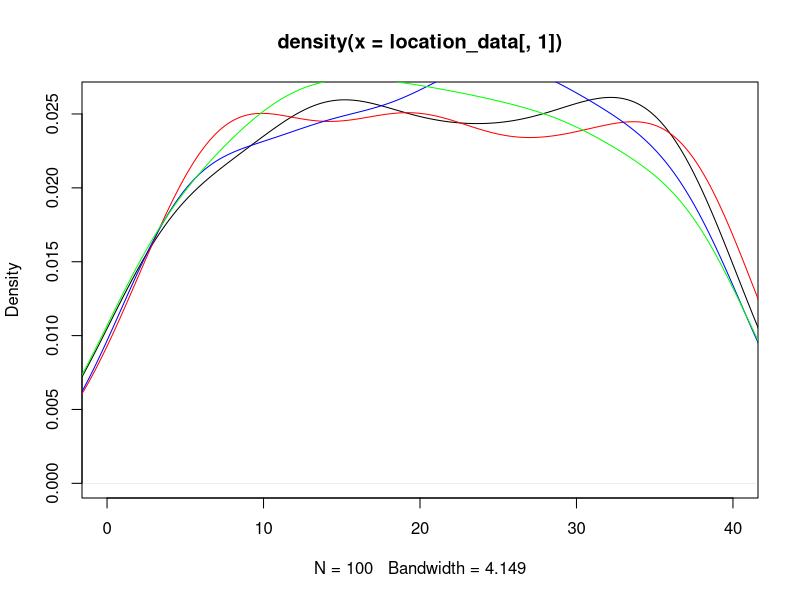
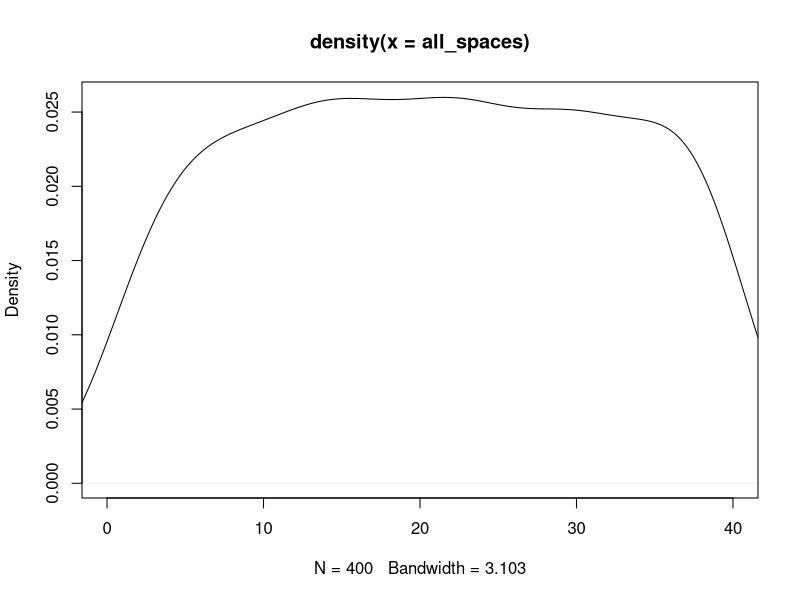

Generate these figures, in order, with R: (Note: this script raises an error after producing the figures.)
## ---- chunk 1
knitr::opts_chunk$set(echo = TRUE)
## ---- chunk 2
#libraries
library(dplyr)
library(ggplot2)
## ---- chunk 3
#Kayleigh
##LET'S GET MOVING

monopolyBoard <- read.csv("MonopolyBoard.csv", header = T)
monopolyBoard

# Using dice rolls to determine where a player will land on the board
#input: "location"; a number 1-40; where the player is on the board
#output: the amount of spaces the player will move until they are on their new location

#note that this is only accounting for standard dice rolls, no special rules yet...

lets_move = function(location) {
  dice_roll_1 <- sample(1:6, 1, replace = TRUE)
  dice_roll_2 <- sample(1:6, 1, replace = TRUE)
  
  roll_total <- sum(dice_roll_1, dice_roll_2)
  roll_double <- dice_roll_1 == dice_roll_2
  
    location = location + roll_total
    
  if (location <= 40) {
    location = location
  } else {
    location = location - 40
  }
  
  space = monopolyBoard$name[monopolyBoard$spaces == location]
  
  print("You're moving forward...")
  print(roll_total)
  
  print("You're on space...")
  print(location)
  
  #print(space) #This prints out the name of the space that they land on. 
}

#testers
lets_move(1)
lets_move(25)
lets_move(38)
lets_move(40)



#A function to move players around the board and to play Monopoly!
#input: "turns"; the amount of turns we should take
#output: a player's new location on the board

lets_play = function(turns) {
  location = 1
  print("Starting Location: GO!")
  for (i in 1:turns) {
    location = lets_move(location)
  }
  print("You've landed on...")
  return(location)
}



lets_play(10) #tester #in this example if you look at a reference monopoly board and "walk" your way around the board with each move being the number in each output, you'll land on the space on the board corresponding to the final output (when counting "GO" as 1 and/or 40) 

#testers 
#"lets_move" and "lets_play" have both been edited to print out phrases for each roll and move to make it easier to determine how the player is moving. 
#"You're moving forward..." gives the player's roll
#"You're on space..." is the players position after 1 turn/"lets_move"
  # Later try to switch this print statement to the name of the spot that the player is on 
#"You've landed on..." gives the final location after running "lets_play" for "x" turns.
  # Later try to switch this print statement to the name of the spot that the player is on 

lets_play(3)
lets_play(10)

## ---- chunk 4
##DOUBLE DOWN

##WORK IN PROGRESS

#A function using dice rolls to determine how many spaces a player will move with the additional rules for "doubles" in Monopoly
#input: "location"; a number 1-40 where the player is on the board
#outut: the number of spaces the player will move on the board, with the special case of rolling three "doubles" and landing in jail
double_down = function(location) {
  dice_roll_1 <- sample(1:6, 1, replace = TRUE)
  dice_roll_2 <- sample(1:6, 1, replace = TRUE)
  
  roll_total <- sum(dice_roll_1, dice_roll_2)
  roll_double <- dice_roll_1 == dice_roll_2
  
  print("roll was")
  print(roll_total)
    
  if (roll_double) {
    
    dice_roll_3 <- sample(1:6, 1, replace = TRUE)
    dice_roll_4 <- sample(1:6, 1, replace = TRUE)
    
    roll_total_2 <- sum(dice_roll_3, dice_roll_4)
    roll_double_2 <- dice_roll_3 == dice_roll_4
    
    print("roll double was")
    print(roll_total_2)

    
    if (roll_double_2) {
      dice_roll_5 <- sample(1:6, 1, replace = TRUE)
      dice_roll_6 <- sample(1:6, 1, replace = TRUE)
      
      roll_total_3 <- sum(dice_roll_5, dice_roll_6)
      roll_double_3 <- dice_roll_5 == dice_roll_6
      
      print("roll double was")
      print(roll_total_3)
      
      if (roll_double_3) {
        location = 11 #Jail
        print("doubles, doubles, doubles")
        print("You're going to JAIL!")
        
      } else {
        location = location + roll_total + roll_total_2 + roll_total_3
        print("doubles, doubles, not doubles")
        print("You're moving forward...")
        print(roll_total + roll_total_2 + roll_total_3)
      }
    } else {
      location = location + roll_total + roll_total_2
      print("doubles, not doubles")
      print("You're moving forward...")
      print(roll_total+roll_total_2)
    }
  } else {
    location = location + roll_total
    print("no doubles")
    print("You're moving forward...")
    print(roll_total)
  }

    
  if (location <= 40) {
    location = location
  } else {
    location = location - 40
  }

  
  print("You're on space...")
  print(location)
}

double_down(1)
#text out in the function is kinda funky right but it's just to make sure its working right
#In final version switch all dice rolls to sample(1:6,...)

## ---- chunk 5
##CHANCE AND COMMUNITY CHEST CARDS
Card_Numbers <- c(1, 2, 3, 4, 5, 6, 7, 8, 9, 10, 11, 12, 13, 14, 15, 16)

Chance_Cards <- c("Advance to Boardwalk", "Advance to Go (Collect $200)", "Advance to Illinois Avenue. If you pass Go, collect $200", "Advance to St. Charles Place. If you pass Go, collect $200", "Advance to the nearest Railroad. If unowned, you may buy it from the Bank. If owned, pay owner twice the rental to which they are otherwise entitled", "Advance to the nearest Railroad. If unowned, you may buy it from the Bank. If owned, pay owner twice the rental to which they are otherwise entitled", "Advance token to nearest Utility. If unowned, you may buy it from the Bank. If owned, throw dice and pay owner a total ten times amount thrown", "Bank pays you dividend of $50", "Get Out of Jail Free", "Go Back 3 Spaces", "Go to Jail. Go directly to Jail, do not pass Go, do not collect $200", "Make general repairs on all your property. For each house pay $25. For each hotel pay $100", "Speeding fine $15", "Take a trip to Reading Railroad. If you pass Go, collect $200", "You have been elected Chairman of the Board. Pay each player $50", "Your building loan matures. Collect $150")

Chance <- data.frame(Chance_Cards, Card_Numbers)
Chance
##Chance cards to move a player to a new space:
  #1 -> Advance to Boardwalk (space 40)
  #2 -> Advance to Go (space 1)
  #3 -> Advance to Illinois Avenue (space 25)
  #4 -> Advance to St. Charles Place (space 12)
  #5 -> Advance to nearest Railroad (space(s) 6, 16, 26, 36)
  #6 -> Advance to nearest Railraod (space(s) 6, 16, 26, 36)
  #7 -> Advance to nearest Utility (space(s) 13, 29)
  #11 -> Go to Jail (space 11)
  #14 -> Take a trip to Reading Railroad (space 6)

Community_Chest_Cards <- c("Advance to Go (Collect $200)", "Bank error in your favor. Collect $200", "Doctor’s fee. Pay $50", "From sale of stock you get $50", "Get Out of Jail Free", "Go to Jail. Go directly to jail, do not pass Go, do not collect $200", "Holiday fund matures. Receive $100", "Income tax refund. Collect $20", "It is your birthday. Collect $10 from every player", "Life insurance matures. Collect $100", "Pay hospital fees of $100", "Pay school fees of $50", "Receive $25 consultancy fee", "You are assessed for street repair. $40 per house. $115 per hotel", "You have won second prize in a beauty contest. Collect $10", "You inherit $100")

Community_Chest <- data.frame(Community_Chest_Cards, Card_Numbers)
Community_Chest

##Community Chest Cards that move a player to a new space:
  #1 -> Advance to GO (space 1)
  #5 -> Go to Jail (space 11)

## ---- chunk 6
# heidi

#the function "who_goes_first" simulates the initial roll before the game begins in order to determine which player goes first
# input is a number of how many players are going to be playing
# output is the value of each players roll and the player that will start the game based on who had the highest roll
who_goes_first <- function(num_players){
  initial_rolls <- c()
  for (i in 1:num_players) {
    player_i_roll <- sum(sample(1:6, 2, replace=TRUE))
    initial_rolls <- c(initial_rolls, player_i_roll) # vector of every player's roll
    print(paste("Player", i, "rolled", player_i_roll))
  }
  cat("\n")
  if(sum(initial_rolls == max(initial_rolls)) >= 2){
    while (sum(initial_rolls == max(initial_rolls)) >= 2) { # if players tied for highest number
      tied_players <- which(initial_rolls==max(initial_rolls)) # identify which players tied
      print("It's a tie! Roll again")
      cat("\n")
      tie_breaker_rolls <- c()
      for (i in tied_players) { # tied players roll again
       player_i_roll2 <- sum(sample(1:6, 2, replace=TRUE))
       tie_breaker_rolls <- c(tie_breaker_rolls, player_i_roll2)
       print(paste("Player", i, "rolled", player_i_roll2))
      }
      initial_rolls <- tie_breaker_rolls
      highest_roll <- max(tie_breaker_rolls)
      highest_player2 <- tied_players[which(tie_breaker_rolls == highest_roll)]
    }
    cat("\n")
    print(paste("Player", highest_player2, "goes first!"))
  }
  else {
    highest_player <- which.max(initial_rolls) # who rolled the highest number
    print(paste("Player", highest_player, "goes first!"))
  }
}

who_goes_first(4) # test function

## ---- chunk 7
# Olivia
# Website for data: https://stat-jet-asu.github.io/Datasets/InstructorDescriptions/monopoly.html

monopolyBoard <- read.csv("MonopolyBoard.csv", header = T)
head(monopolyBoard)

# This section is for question number 2

# Kayleigh's lets_play function from above incorporating players and density plots
# uses lets_move function from above
# input: turns, # of turns to iterate through; players, number of players (2-4)
# output: density plot with a line for each player's frequency of spaces landed on 
# & density plot for the combined frequency of spaces landed on for all players

lets_play = function(turns, players) {
  location_data <- as.data.frame(matrix(nrow = turns, ncol = players))
  
for (j in 1:players) {
  location = 1
  
  for (i in 1:turns) {
    
    location = lets_move(location)
    location_data[i,j] <- location
    }
  }
  
  # creates density plot of frequency of landing on each space for each player
  plot(density(location_data[,1]), xlim = c(0,40), col = "black")
  
  colors <- c("red", "blue", "green")
  
  for (k in 2:players) {
  lines(density(location_data[,k]), col = colors[k-1]) # adds a density line for each player after the first
  }
  
  # creates density plot for total frequency landing on each space (all players spaces included)
  all_spaces <- as.vector(as.matrix(location_data))
  plot(density(all_spaces), xlim = c(0,40), col = "black")
  
}
lets_play(100, 4)

## ---- chunk 8

who_goes_first2 <- function(num_players){
  initial_rolls <- c()
  for (i in 1:num_players) {
    player_i_roll <- sum(sample(1:6, 2, replace=TRUE))
    initial_rolls <- c(initial_rolls, player_i_roll) # vector of every player's roll
#    print(paste("Player", i, "rolled", player_i_roll))
  }
  cat("\n")
  if(sum(initial_rolls == max(initial_rolls)) >= 2){
    while (sum(initial_rolls == max(initial_rolls)) >= 2) { # if players tied for highest number
      tied_players <- which(initial_rolls==max(initial_rolls)) # identify which players tied
#      print("It's a tie! Roll again")
#      cat("\n")
      tie_breaker_rolls <- c()
      for (i in tied_players) { # tied players roll again
       player_i_roll2 <- sum(sample(1:6, 2, replace=TRUE))
       tie_breaker_rolls <- c(tie_breaker_rolls, player_i_roll2)
#       print(paste("Player", i, "rolled", player_i_roll2))
      }
      initial_rolls <- tie_breaker_rolls
      highest_roll <- max(tie_breaker_rolls)
      highest_player2 <- tied_players[which(tie_breaker_rolls == highest_roll)]
    }
#    cat("\n")
#    print(paste("Player", highest_player2, "goes first!"))
  }
  else {
    highest_player <- which.max(initial_rolls) # who rolled the highest number
#    print(paste("Player", highest_player, "goes first!"))
#    return(highest_player)
  
    
  # creating player order
  player_order <- length(num_players)
  player_order[1] <- as.integer(highest_player)

 for (j in 2:num_players) {
    
  player_order[j] <- as.integer(player_order[j-1] + 1)
  if (player_order[j] > num_players) {
    player_order[j] <- 1
  }
 }
  print(player_order)
  }
  
  playerlist <- (list(highest_player, player_order))
  return(playerlist)
}

who_goes_first2(4)

## ---- chunk 9
# Question number 3 -- including jail and double rolls

lets_move2 = function(location) {
  dice_roll_1 <- sample(1:6, 1, replace = TRUE)
  dice_roll_2 <- sample(1:6, 1, replace = TRUE)
  
  roll_total <- sum(dice_roll_1, dice_roll_2)
  roll_double <- dice_roll_1 == dice_roll_2
  
    location = location + roll_total # updates location to be previous location + roll total
    double3 = "false" # double3 is assigned "true" if the player double rolls 3x (as seen in if statement below), otherwise it is assigned "false" 
    
  # first double roll -> roll again
  if (roll_double == TRUE) {
    dice_roll_3 <- sample(1:6, 1, replace = TRUE)
    dice_roll_4 <- sample(1:6, 1, replace = TRUE)
    
    roll_total2 <- sum(dice_roll_3, dice_roll_4)
    roll_double2 <- dice_roll_3 == dice_roll_4
    
    location = location + roll_total2
    double3 = "false"
    
    # if player is at a location past 40, subtract 40 so they go back to the GO space at location "41"
    # this is included in each if statement below so that it applies if player has to roll again
    if (location <= 40) {
      location = location
    } else {
      location = location - 40
    }
     
      # second double roll -> roll again
      if (roll_double2 == TRUE) {
        dice_roll_5 <- sample(1:6, 1, replace = TRUE)
        dice_roll_6 <- sample(1:6, 1, replace = TRUE)
    
        roll_total3 <- sum(dice_roll_5, dice_roll_6)
        roll_double3 <- dice_roll_5 == dice_roll_6
    
        location = location + roll_total3
        double3 = "false"
        
        if (location <= 40) {
          location = location
        } else {
          location = location - 40
        }
        
        # third double roll -> go to jail
          if (roll_double3 == TRUE) {
            location = monopolyBoard$spaces[monopolyBoard$name == "Jail"]
            double3 = "true"
          }
      }
  }  
    
  if (location <= 40) {
    location = location
  } else {
    location = location - 40
  }
  
  listdata <- (list(location, double3)) # creates list for outputs "location" and "double3"
  # if you need to access location from this function, use lets_move2(location)[[1]]
  # if you need to access double3, use lets_move2(double3)[[2]]
  return(listdata)
  
}


## ---- chunk 10

lets_play2 = function(turns, players) {
  
  
  location_data <- as.data.frame(matrix(nrow = turns, ncol = players)) # dataframe will keep data for locations of players for each turn
  double3data <- as.data.frame(matrix(nrow = turns, ncol = players)) # dataframe will say "true" if player double rolled 3x (which lands them in jail) and "false" if they didn't double roll 3x
  
    # puts players in order
    colnames(location_data) <- who_goes_first2(players)[[2]]
  
    location = 1 # each player starts at location 1
    location_data[1,] <- location
    double3 = 0 # initializing "double3" which will be later assigned a "true" or "false" based on if player double rolled 3x
  
    for (i in 2:turns) { # iterates through number of turns
      
        for (j in 1:players) { # rotates through each player
          
        location = lets_move2(location_data[i-1,j])[[1]] # takes location from lets_move2 function and assigns it to location
        location_data[i,j] <- as.integer(location) # puts location value into the dataframe of locations for each player
        double3data[i,j] <- lets_move2(double3)[[2]] # takes "true" or "false" value from double3 and adds it to double3data dataframe
        
      # deals with landing in jail from "go to jail" space and staying there for next 3 turns
      if (31 %in% location_data[i-1,j]) { # if you landed on 31 in the last turn (i-1 turn), you go to jail (space 11) for the ith turn
        location <- 11
        location_data[i,j] <- as.integer(location) # new location is 11
      } else if (11 %in% location_data[i-1,j] & 31 %in% location_data[i-2,j]) { # if you were on space 11 last turn AND you were on space 31 2 turns ago, you stay in jail (space 11) for turn i
        location <- 11
        location_data[i,j] <- as.integer(location)
      } else if (11 %in% location_data[i-2,j] & 31 %in% location_data[i-3,j]) {
        location <- 11
        location_data[i,j] <- as.integer(location)
      }
        
      # landing in jail from 3x double roll and staying there for next 3 turns
      if (11 %in% location_data[i,j] & "true" %in% double3data[i-1,j]) { # if player's location is 11 (jail) and double3data is"true" (player double rolled 3x), player stays in jail. all 3 if/else if statements keep player in jail for the next 3 turns
        location <- 11
        location_data[i,j] <- as.integer(location)
      } else if (11 %in% location_data[i-1,j] & "true" %in% double3data[i-2,j]) { # 
        location <- 11
        location_data[i,j] <- as.integer(location)
      } else if (11 %in% location_data[i-2,j] & "true" %in% double3data[i-3,j]) {
        location <- 11
        location_data[i,j] <- as.integer(location)
      }
        
    }
  }
  print(location_data)
  
  # creates density plot of frequency of landing on each space for each player
  plot(density(location_data[,1]), xlim = c(0,40), col = "black")
  
  colors <- c("red", "blue", "green")
  
  for (k in 2:players) {
    lines(density(location_data[,k]), col = colors[k-1]) # adds a density line for each player after the first
  }
  
  # creates density plot for total frequency landing on each space (all players spaces included)
  all_spaces <- as.vector(as.matrix(location_data))
  plot(density(all_spaces), xlim = c(0,40), col = "black")
  
}
 
lets_play2(10, 4)


# how should we go about recording spaces landed on when double rolls occur?

## ---- chunk 11
#4 - Kayleigh and Maddie 
#Chance - spaces 8, 23, 37
#Community Chest - spaces 3, 18, 34
Chance

Drawing_Chance = function(location) {
  location = location
  draw_card <- sample(1:16, 1, replace = TRUE)
  player_card <- Chance$Chance_Cards[draw_card]
  print(player_card)

  
      if(draw_card == 1) {
        location = 1
      }
      
      if(draw_card == 2) {
        location = 1
      }
      
      if(draw_card == 3) {
        location = 25
      }
  
      if(draw_card == 4){
        location = 12
      }
    
      if(draw_card == 5){
        if(location >= 37 && location <= 5){
              location = 6
            } else {
              if (location >= 6 && location <= 15){
                location = 16
              } else {
                if(location >= 16 && location <= 25){
                  location = 26
                } else {
                  location = 36
                }
              }
            }
    }
  
    if(draw_card == 6){
        if(location >= 37 && location <= 5){
              location = 6
            } else {
              if (location >= 6 && location <= 15){
                location = 16
              } else {
                if(location >= 16 && location <= 25){
                  location = 26
                } else {
                  location = 36
                }
              }
            }
    }
  
    if(draw_card == 7){
        if(location >= 29 && location <= 12){
              location = 13
            } else {
              location = 29
    }
  }
  
    if(draw_card == 11) {
      location = 11
    }
  
    if(draw_card == 14) {
      location = 6
    }
  
    if(draw_card == 10) {
      location = location - 3
    }
  
    location = location
    return(location)
}

Drawing_Chance(8)
Drawing_Chance(23)
Drawing_Chance(37)

Drawing_Community_Chest = function(location) {
  location = location
  draw_card_chest <- sample(1:16, 1, replace = TRUE)
  player_card_chest <- Community_Chest$Community_Chest_Cards[draw_card_chest]
  print(player_card_chest)
  print(location)
  
  if (draw_card_chest == 1) {
    location = 1
  } else {
    if (draw_card_chest == 6) {
    location = 11
    } else {
      location = location
    }
  
  }
  
  location = location 
  return(location)
}

Drawing_Community_Chest(3)
Drawing_Community_Chest(18)
Drawing_Community_Chest(34)

lets_move3 = function(location) {
  dice_roll_1 <- sample(1:6, 1, replace = TRUE)
  dice_roll_2 <- sample(1:6, 1, replace = TRUE)
  
  roll_total <- sum(dice_roll_1, dice_roll_2)
  roll_double <- dice_roll_1 == dice_roll_2
  
    location = location + roll_total
    double3 = "false"
  
  print("your roll total is...")
  print(roll_total)

  if (location <= 40) {
      location = location
  } else {
      location = location - 40
  }
   
  print("your location is...")
  print(location)
  
  if(location == 8 || location == 23 || location == 27) {
    location = Drawing_Chance(location)
    print("your location is...")
    print(location)
  }
  
  if(location == 3 || location == 18 || location == 34) {
    location = Drawing_Community_Chest(location)
    print("your location is...")
    print(location)
  }
    
  # first double roll -> roll again
  if (roll_double == TRUE) {
    dice_roll_3 <- sample(1:6, 1, replace = TRUE)
    dice_roll_4 <- sample(1:6, 1, replace = TRUE)
    
    roll_total2 <- sum(dice_roll_3, dice_roll_4)
    roll_double2 <- dice_roll_3 == dice_roll_4
    
    location = location + roll_total2
    double3 = "false"
    print("1 double")
    
    if (location <= 40) {
      location = location
    } else {
      location = location - 40
    }
    
    
    if(location == 8 || location == 23 || location == 27) {
    location = Drawing_Chance(location)
    }
  
  if(location == 3 || location == 18 || location == 34) {
    location = Drawing_Community_Chest(location)
    }
     
      # second double roll -> roll again
      if (roll_double2 == TRUE) {
        dice_roll_5 <- sample(1:6, 1, replace = TRUE)
        dice_roll_6 <- sample(1:6, 1, replace = TRUE)
    
        roll_total3 <- sum(dice_roll_5, dice_roll_6)
        roll_double3 <- dice_roll_5 == dice_roll_6
    
        location = location + roll_total3
        double3 = "false"
        print("2 doubles")
        
        if (location <= 40) {
          location = location
        } else {
          location = location - 40
        }
        
        if(location == 8 || location == 23 || location == 27) {
          location = Drawing_Chance(location)
        }
  
        if(location == 3 || location == 18 || location == 34) {
          location = Drawing_Community_Chest(location)
         
        }
        
        # third double roll -> go to jail
          if (roll_double3 == TRUE) {
            location = monopolyBoard$spaces[monopolyBoard$name == "Jail"]
            double3 = "true"
            print("three doubles")
          }
      }
  }  
   
  location = location 
  
  print("your location is...")
  print(location)
  listdata <- (list(location, double3))
  return(listdata)
  
}

lets_move3(1)

lets_play3 = function(turns, players) {
  
  location_data <- as.data.frame(matrix(nrow = turns, ncol = players))
  double3data <- as.data.frame(matrix(nrow = turns, ncol = players))
  
  for (j in 1:players) {
    location = 1
    double3 = 0
  
    for (i in 1:turns) {
      
        location = lets_move2(location)[[1]]
        location_data[i,j] <- as.integer(location)
        double3data[i,j] <- lets_move2(double3)[[2]]
        
      # deals with landing in jail from "go to jail" space and staying there for next 3 turns
      if (31 %in% location_data[i-1,j]) { # if you land on 31 (go to jail), next location is in jail (space 11)
        location <- 11
        location_data[i,j] <- as.integer(location)
      } else if (11 %in% location_data[i-1,j] & 31 %in% location_data[i-2,j]) {
        location <- 11
        location_data[i,j] <- as.integer(location)
      } else if (11 %in% location_data[i-2,j] & 31 %in% location_data[i-3,j]) {
        location <- 11
        location_data[i,j] <- as.integer(location)
      }
        
      # landing in jail from 3x double roll and staying there for next 3 turns
      if (11 %in% location_data[i,j] & "true" %in% double3data[i-1,j]) { # "true" means player double rolled 3x -> jail
        location <- 11
        location_data[i,j] <- as.integer(location)
      } else if (11 %in% location_data[i-1,j] & "true" %in% double3data[i-2,j]) { # 
        location <- 11
        location_data[i,j] <- as.integer(location)
      } else if (11 %in% location_data[i-2,j] & "true" %in% double3data[i-3,j]) {
        location <- 11
        location_data[i,j] <- as.integer(location)
      }
        
    }
  }
  #print(location_data)
  
  # creates density plot of frequency of landing on each space for each player
  plot(density(location_data[,1]), xlim = c(0,40), col = "black")
  
  colors <- c("red", "blue", "green")
  
  for (k in 2:players) {
    lines(density(location_data[,k]), col = colors[k-1]) # adds a density line for each player after the first
  }
  
  # creates density plot for total frequency landing on each space (all players spaces included)
  all_spaces <- as.vector(as.matrix(location_data))
  plot(density(all_spaces), xlim = c(0,40), col = "black")
  
}
## ---- chunk 12

monopolyBoard1 <- read.csv("MonopolyBoard.csv", header = T)
head(monopolyBoard1)

kaciesboard <- monopolyBoard1 %>% select(., "name", "type", "color", "spaces")
kaciestibble <- as_tibble(kaciesboard)
kaciestibble

freq <- kaciestibble %>% ggplot(., mapping=aes(x="names" )) +geom_freqpoly()

freq
 
## ---- chunk 13
#hello
dice_roll <- sum(sample(1:6, 2, replace = TRUE))
dice_roll

#Need to figure out how to exchange money between players
Chance_Money <- function(money){
  money = money
  draw_card <- sample(1:16, 1, replace = TRUE)
  player_card <- Chance$Chance_Cards[draw_card]
  print(player_card)
  
  if(draw_card == 2){
    money = money + 200
  }
  
  if(draw_card == 8){
    money = money + 50
  }
  
  if(draw_card == 12){
    if(properties == 5){
      money = money - 125
    }
    if(properties == 6){
      money = money - 150
    }
  }
  
  if(draw_card == 13){
    money = money - 15
  }
  
  if(draw_card == 16){
    money = money + 150
  }
}

#Need to figure out how to exchange money between players
Community_Chest_Money <- function(money){
  money = money
  draw_card <- sample(1:16, 1, replace = TRUE)
  player_card <- Community_Chest$Community_Chest_Cards[draw_card]
  print(player_card)
  
  if(draw_card == 1){
    money = money + 200
  }
  
  if(draw_card == 2){
    money = money + 200
  }
  
  if(draw_card == 3){
    money = money - 50
  }
  
  if(draw_card == 4){
    money = money + 50
  }
  
  if(draw_card == 7){
    money = money + 100
  }
  
  if(draw_card == 8){
    money = money + 20
  }
  
  if(draw_card == 10){
    money = money + 100
  }
  
  if(draw_card == 11){
    money = money - 100
  }
  
  if(draw_card == 12){
    money = money - 50
  }
  
  if(draw_card == 13){
    money = money + 25
  }
  
  if(draw_card == 15){
    money = money + 10
  }
  
  if(draw_card == 16){
    money = money + 100
  }
}

Chance
Community_Chest
## ---- chunk 14
Players <- c("Player 1", "Player 2", "Player 3", "Player 4")
Player_Bank <- c("1250", "1250", "1250", "1250")

The_Players <- data.frame(Players, Player_Bank)
The_Players

monopolyBoard

Property <- c("Mediterranean", "Baltic", "Reading Railroad", "Oriental", "Vermot", "Connecticut", "St. Charles", "Electric Company", "States", "Virginia", "Pennsylvania Railroad", "St. James", "Tennessee", "New York", "Kentucky", "Indiana", "Illinios", "B&O Railroad", "Atlantic", "Ventnor", "Water Works", "Marvin Gardens", "Pacific", "N. Carolina", "Pennsylvania", "Short Line Railroad", "Park Place", "Boardwalk")
Property_Status <- c("Unowned", "Unowned", "Unowned", "Unowned", "Unowned", "Unowned", "Unowned", "Unowned", "Unowned", "Unowned", "Unowned", "Unowned", "Unowned", "Unowned", "Unowned", "Unowned", "Unowned", "Unowned", "Unowned", "Unowned", "Unowned", "Unowned", "Unowned", "Unowned", "Unowned", "Unowned", "Unowned", "Unowned")

The_Properties <- data.frame(Property, Property_Status)
The_Properties
